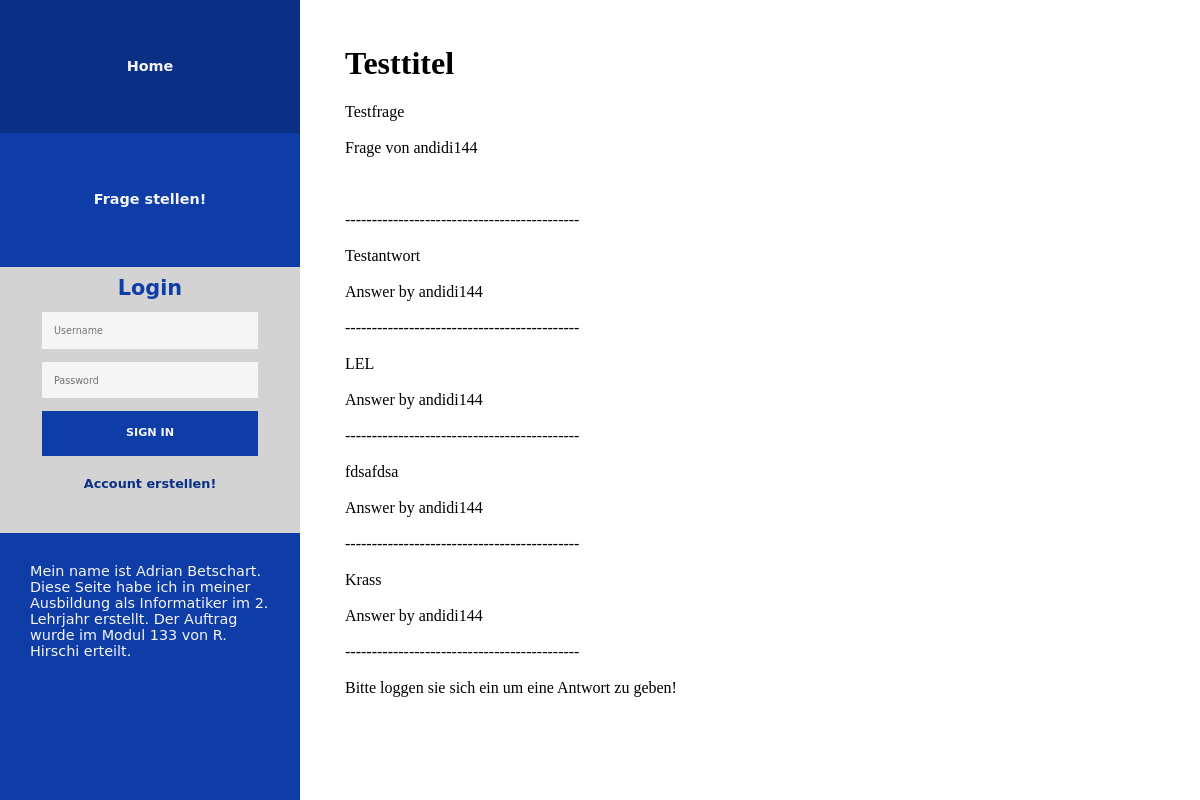
Page /index.php?site=showfrage&frage=2 on the committed database.
### tables this page shows
CREATE TABLE IF NOT EXISTS `menupunkte` (
  `ID` int(11) NOT NULL,
  `Name` text NOT NULL,
  `Link` text NOT NULL
);

CREATE TABLE IF NOT EXISTS `fragen` (
  `ID` int(11) NOT NULL,
  `Titel` text NOT NULL,
  `Text` text NOT NULL,
  `KategorieID` int(11) NOT NULL,
  `Datum` datetime NOT NULL,
  `UserId` int(11) NOT NULL
);

CREATE TABLE IF NOT EXISTS `user` (
  `ID` int(11) NOT NULL,
  `Username` text NOT NULL,
  `Password` text NOT NULL,
  `Email` text NOT NULL
);

CREATE TABLE IF NOT EXISTS `antworten` (
  `ID` int(11) NOT NULL,
  `Antwort` text NOT NULL,
  `Datum` datetime NOT NULL,
  `UserID` int(11) NOT NULL,
  `FrageID` int(11) NOT NULL
);

### modules.php (the view, shortened to what this page needs)
<?php
function site(){
    $site=filter_input(INPUT_GET, "site", FILTER_SANITIZE_SPECIAL_CHARS);
                    switch ($site){
                        case'showfrage':
                            showfrage();
                            break;
                    }
}
            ?>
            <?php
    function WebsiteText(){
        echo"
            <p class=\"WebsiteText\">Mein name ist Adrian Betschart.
            Diese Seite habe ich in meiner Ausbildung als Informatiker im 2. Lehrjahr erstellt.
            Der Auftrag wurde im Modul 133 von R. Hirschi erteilt. </p>
          ";
    }
function showfrage(){
echo "<div class=\"tempsite\">";
    $frageID = $_GET['frage'];
    global $verbindung;
    $FrageInhalt = "SELECT * FROM Fragen WHERE ID = $frageID";
    $frageresult = mysqli_query($verbindung, $FrageInhalt);
    $row = mysqli_fetch_assoc($frageresult);
    $Titel = $row['Titel'];
    $Text = $row['Text'];
    $UserID = $row['UserId'];
    $UserInhalt = "SELECT Username FROM user WHERE ID = $UserID";
    $userresult = mysqli_query($verbindung, $UserInhalt);
    $userrow = mysqli_fetch_assoc($userresult);
    $username = $userrow['Username'];
    echo "  <h1>$Titel</h1>
            $Text <br/><br/> Frage von $username<br /><br /><br /><br />" ;
    $antwortenInhalt = "SELECT * FROM Antworten WHERE FrageID = $frageID";
    $antwortenresult = mysqli_query($verbindung, $antwortenInhalt);
    while ($antwortenrow = mysqli_fetch_assoc($antwortenresult))
    {
        $Antwort = $antwortenrow['Antwort'];
        $UserID = $antwortenrow['UserID'];
        $UserInhalt = "SELECT Username FROM user WHERE ID = $UserID";
        $userresult = mysqli_query($verbindung, $UserInhalt);
        $userrow = mysqli_fetch_assoc($userresult);
        $username = $userrow['Username'];
        echo " -------------------------------------------- </br></br> $Antwort</br></br> Answer by $username </br></br>";
    }
    if(isset($_SESSION['$username'])){
        if(isset($_POST['submitantwort'])){
            if(antwortgeben($_POST['antwort'], $frageID)){
                header("Location:".$_SERVER['REQUEST_URI']);
            }
            else{
                echo "Es ist etwas schief gelaufen, bitte versuchen sie noch einmal";
            }
        }
        antwortform();
    }
    else{
        echo "--------------------------------------------<br /><br />
            Bitte loggen sie sich ein um eine Antwort zu geben!";
    }
    echo "</div>";
}
function Loginform(){
    if(isset($_SESSION['$username'])){
        echo "Sie sind eingeloggt als ". $_SESSION['$username'];
        echo "
                    <form id=\"logoutform\" method=\"post\">
                        <input type=\"submit\" class=\"loginbutton\" name=\"logout\" value=\"LOG OUT\" />
                    </form>";
    }
    else{
        echo "
                <div id=\"logindiv\">
                    <span class = \"LoginTitle\">Login</span>
                    <form id=\"loginform\" method=\"post\">
                        <input type=\"text\"  name = \"username\" class=\"input\" placeholder=\"Username\" />
                        <input type=\"password\" name = \"password\" class=\"input\" placeholder=\"Password\" />
                        <input type=\"submit\" class=\"loginbutton\" name=\"loginsubmit\" value=\"SIGN IN\" />
                    </form>
                    <a href=\"index.php?site=register\" class = \"LoginRegister\">Account erstellen!</a>
                </div>";
    }
}
function menu(){
        $Menuinhalt = "
            SELECT * FROM menupunkte
            ORDER BY ID;
        ";
        global $verbindung;
        $result = mysqli_query($verbindung, $Menuinhalt);
        echo "<ul>";
        while ($row = mysqli_fetch_assoc($result))
        {
            $Menupunkt = $row['Name'];
            $MenuLink = $row['Link'];
            echo " <a href=\"$MenuLink\"><li>$Menupunkt</li></a>";
        }
        echo "</ul>";
}

### rows in the picture
menupunkte: Name "Home"
menupunkte: Name "Frage stellen!"
fragen: Titel "Testtitel", Text "Testfrage"
user: Username "andidi144"
antworten: Antwort "Testantwort", UserID.Username "andidi144"
antworten: Antwort "LEL", UserID.Username "andidi144"
antworten: Antwort "fdsafdsa", UserID.Username "andidi144"
antworten: Antwort "Krass", UserID.Username "andidi144"
